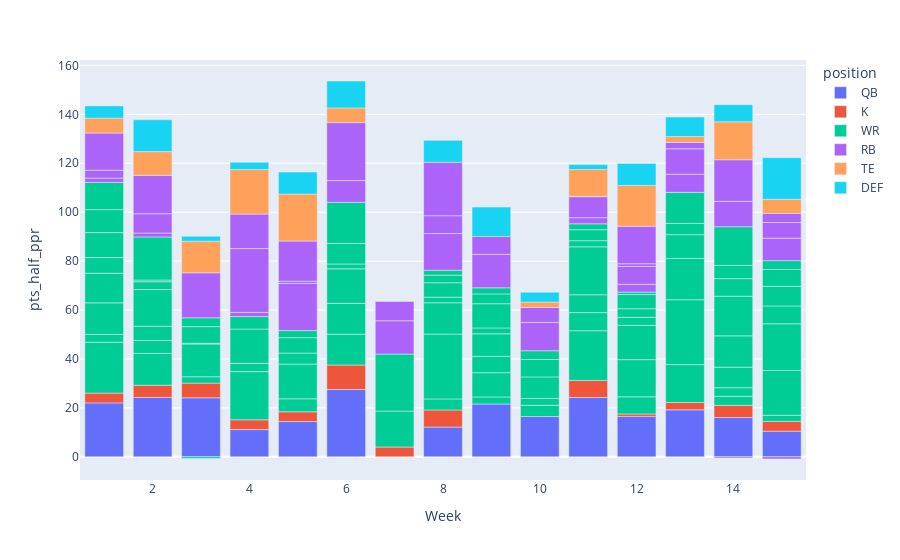

Notebook code cell kept with this figure:
### Code cell
fig = px.bar(users_wkly_stats, x = "Week", y = "pts_half_ppr", color = "position")
fig.show()

### Figure 1 — Plotly figure (JSON) as saved in the notebook; plotly's stock layout.template omitted (floating-point values rounded to 4 significant figures; data arrays with more than 128 entries replaced by an {"elided": "..."} marker saying what was removed)
{"data": [{"alignmentgroup": "True", "hovertemplate": "position=QB<br>Week=%{x}<br>pts_half_ppr=%{y}<extra></extra>", "legendgroup": "QB", "marker": {"color": "#636efa", "pattern": {"shape": ""}}, "name": "QB", "offsetgroup": "QB", "orientation": "v", "showlegend": true, "textposition": "auto", "type": "bar", "x": [1, 2, 3, 4, 5, 6, 7, 8, 9, 10, 11, 12, 13, 14, 15], "xaxis": "x", "y": [22.04, 24.26, 24.12, 11.12, 14.4, 27.52, null, 12.16, 21.58, 16.46, 24.24, 16.52, 19.2, 16.04, 10.48], "yaxis": "y"}, {"alignmentgroup": "True", "hovertemplate": "position=K<br>Week=%{x}<br>pts_half_ppr=%{y}<extra></extra>", "legendgroup": "K", "marker": {"color": "#EF553B", "pattern": {"shape": ""}}, "name": "K", "offsetgroup": "K", "orientation": "v", "showlegend": true, "textposition": "auto", "type": "bar", "x": [1, 2, 3, 4, 5, 6, 7, 8, 9, 10, 11, 12, 13, 14, 15], "xaxis": "x", "y": [4, 5, 6, 4, 4, 10, 4, 7, null, null, 7, 1, 3, 5, 4], "yaxis": "y"}, {"alignmentgroup": "True", "hovertemplate": "position=WR<br>Week=%{x}<br>pts_half_ppr=%{y}<extra></extra>", "legendgroup": "WR", "marker": {"color": "#00cc96", "pattern": {"shape": ""}}, "name": "WR", "offsetgroup": "WR", "orientation": "v", "showlegend": true, "textposition": "auto", "type": "bar", "x": {"elided": "135 int values"}, "xaxis": "x", "y": {"elided": "135 float values"}, "yaxis": "y"}, {"alignmentgroup": "True", "hovertemplate": "position=RB<br>Week=%{x}<br>pts_half_ppr=%{y}<extra></extra>", "legendgroup": "RB", "marker": {"color": "#ab63fa", "pattern": {"shape": ""}}, "name": "RB", "offsetgroup": "RB", "orientation": "v", "showlegend": true, "textposition": "auto", "type": "bar", "x": [1, 1, 1, 1, 2, 2, 2, 2, 3, 3, 3, 3, 4, 4, 4, 4, 5, 5, 5, 5, 6, 6, 6, 6, 7, 7, 7, 7, 8, 8, 8, 8, 9, 9, 9, 9, 10, 10, 10, 10, 11, 11, 11, 11, 12, 12, 12, 12, 13, 13, 13, 13, 14, 14, 14, 14, 15, 15, 15, 15], "xaxis": "x", "y": [1.8, 3.2, null, 15.2, 1.6, 7.9, null, 15.7, null, 18.4, null, null, 1.7, 26.1, null, 14.1, 19.3, 0.9, null, 16.4, 8.9, null, null, 23.7, 13.6, null, null, 7.9, 15, null, 7.3, 21.8, 13.7, null, null, 7.3, null, null, 11.6, 6.1, 2.5, 8.6, 0.1, null, 3.2, 7.3, 1.1, 15.3, 7.4, 10.4, 2.6, null, 10.4, 17, -0.5, null, 9.2, 6.4, -0.9, 3.7], "yaxis": "y"}, {"alignmentgroup": "True", "hovertemplate": "position=TE<br>Week=%{x}<br>pts_half_ppr=%{y}<extra></extra>", "legendgroup": "TE", "marker": {"color": "#FFA15A", "pattern": {"shape": ""}}, "name": "TE", "offsetgroup": "TE", "orientation": "v", "showlegend": true, "textposition": "auto", "type": "bar", "x": [1, 2, 3, 4, 5, 6, 7, 8, 9, 10, 11, 12, 13, 14, 15], "xaxis": "x", "y": [6.1, 9.7, 12.9, 18.2, 19.2, 6, null, null, null, 2.2, 11, 16.7, 2.4, 15.5, 5.8], "yaxis": "y"}, {"alignmentgroup": "True", "hovertemplate": "position=DEF<br>Week=%{x}<br>pts_half_ppr=%{y}<extra></extra>", "legendgroup": "DEF", "marker": {"color": "#19d3f3", "pattern": {"shape": ""}}, "name": "DEF", "offsetgroup": "DEF", "orientation": "v", "showlegend": true, "textposition": "auto", "type": "bar", "x": [1, 2, 3, 4, 5, 6, 7, 8, 9, 10, 11, 12, 13, 14, 15], "xaxis": "x", "y": [5, 13, 2, 3, 9, 11, null, 9, 12, 4, 2, 9, 8, 7, 17], "yaxis": "y"}], "layout": {"barmode": "relative", "legend": {"title": {"text": "position"}, "tracegroupgap": 0}, "margin": {"t": 60}, "xaxis": {"anchor": "y", "domain": [0, 1], "title": {"text": "Week"}}, "yaxis": {"anchor": "x", "domain": [0, 1], "title": {"text": "pts_half_ppr"}}}}
